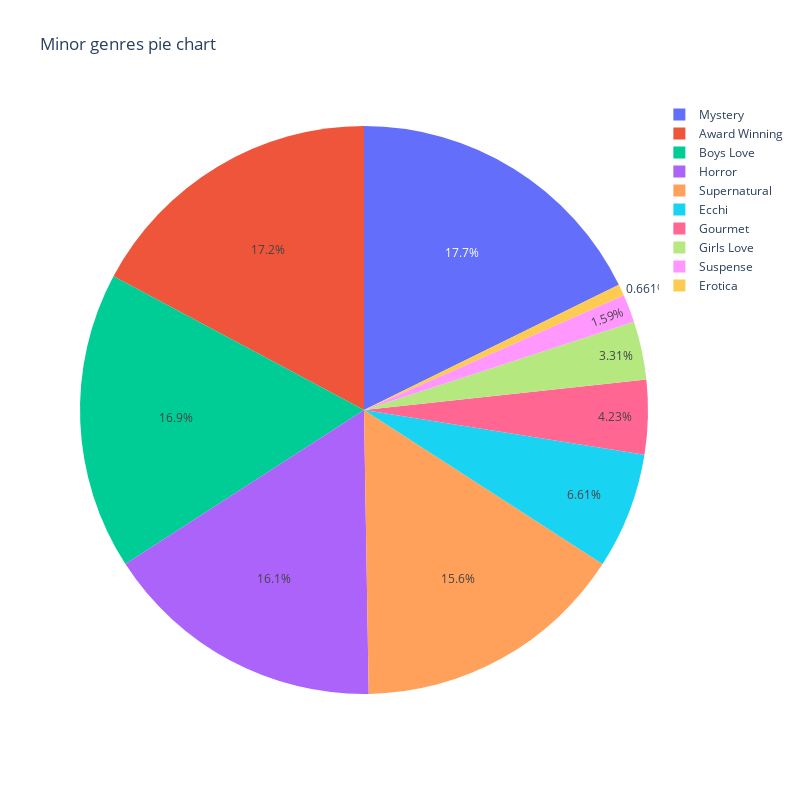

The code cell stored with this chart in its notebook:
### Markdown cell above
Let's look closer at the 'Other' group chart

### Code cell
fig1=px.pie(names=othergenres.index,
            values=othergenres.values,
            title='Minor genres pie chart',
            width=800,  
            height=800 )
fig1.write_image("minor_genres.png") 
fig1.show()

### Figure 1 — Plotly figure (JSON) as saved in the notebook; plotly's stock layout.template omitted (floating-point values rounded to 4 significant figures)
{"data": [{"domain": {"x": [0, 1], "y": [0, 1]}, "hovertemplate": "label=%{label}<br>value=%{value}<extra></extra>", "labels": ["Mystery", "Award Winning", "Boys Love", "Horror", "Supernatural", "Ecchi", "Gourmet", "Girls Love", "Suspense", "Erotica"], "legendgroup": "", "name": "", "showlegend": true, "type": "pie", "values": [134, 130, 128, 122, 118, 50, 32, 25, 12, 5]}], "layout": {"height": 800, "legend": {"tracegroupgap": 0}, "title": {"text": "Minor genres pie chart"}, "width": 800}}
